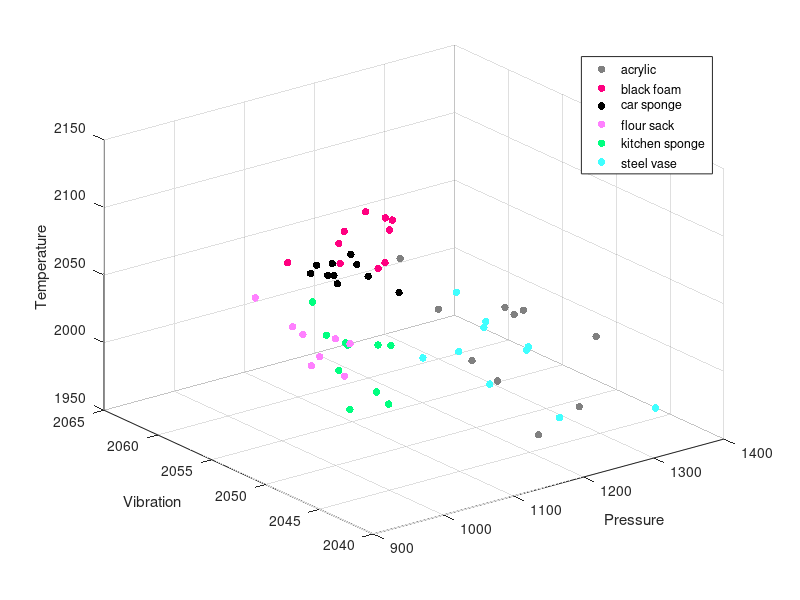

Source code (MATLAB):
clear
clc

%%  load the mat file for PVT
load('F0_PVT.mat');
load('F0_ELEC.mat');

%%  plot data points with different specific color.
%   Color table:
%   acrylic:        grey            [0.5 0.5 0.5]
%   black foam:     red             [1 0 0.5]
%   car sponge:     black           [0 0 0]
%   flour sack:     pink            [1 0.5 1]
%   kitchen sponge: green           [0 1 0.5]
%   steel vase:     light blue      [0.25 1 1]

acrylic = scatter3(PVT_acrylic.pressure, PVT_acrylic.vibration, PVT_acrylic.temperature...
    ,30,[0.5 0.5 0.5],'filled');
hold on
black_foam = scatter3(PVT_black_foam.pressure, PVT_black_foam.vibration, ...
    PVT_black_foam.temperature,30,[1 0 0.5],'filled');
car_sponge = scatter3(PVT_car_sponge.pressure, PVT_car_sponge.vibration, ...
    PVT_car_sponge.temperature,30,[0 0 0],'filled');
flour_sack = scatter3(PVT_flour_sack.pressure, PVT_flour_sack.vibration, ...
    PVT_flour_sack.temperature,30,[1 0.5 1],'filled');
kitchen_sponge = scatter3(PVT_kitchen_sponge.pressure, PVT_kitchen_sponge.vibration, ...
    PVT_kitchen_sponge.temperature,30,[0 1 0.5],'filled');
steel_vase = scatter3(PVT_steel_vase.pressure, PVT_steel_vase.vibration, ...
    PVT_steel_vase.temperature,30,[0.25 1 1],'filled');
hold off

%%  labeling
% axis equal;
xlabel Pressure;
ylabel Vibration;
zlabel Temperature;
legend([acrylic black_foam car_sponge flour_sack kitchen_sponge steel_vase], ...
    {'acrylic', 'black foam', 'car sponge', 'flour sack', 'kitchen sponge', ...
    'steel vase'});